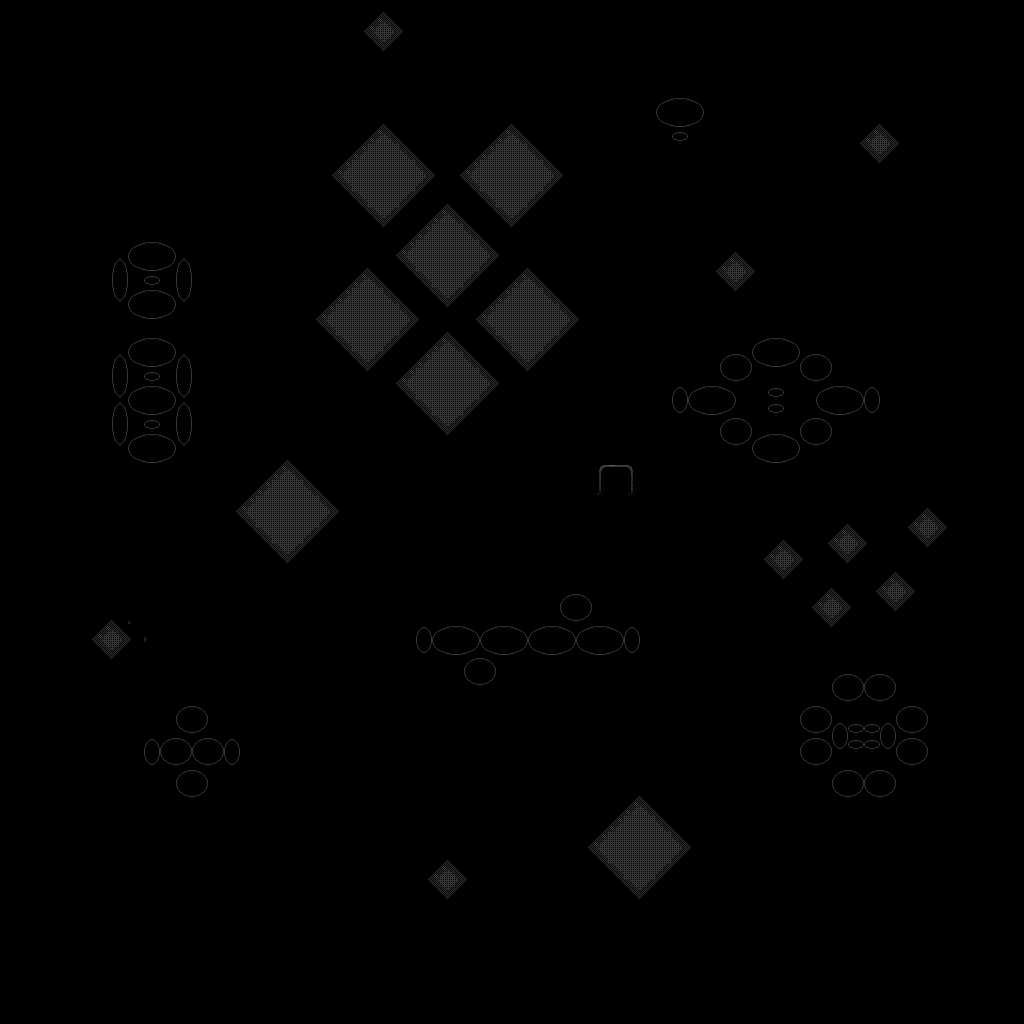

A 2D game scene composited from a Tiled map and its tileset images. What follows is a short description and the map's XML, with each tile layer's data collapsed to a summary:
An orthogonal 64x64 tile map with 16x16 px tiles, 2 tile layers (floor, above), 2 tilesets and 3 objects.

<map version="1.10" tiledversion="1.10.2" orientation="orthogonal" renderorder="right-down" width="64" height="64" tilewidth="16" tileheight="16" infinite="0" backgroundcolor="#000000" nextlayerid="4" nextobjectid="5">
 <properties>
  <property name="looping" type="bool" value="true" />
  <property name="music" value="res/audio/music/valenada.ogg" />
  <property name="music_speed" type="float" value="0.25" />
  <property name="music_volume" type="float" value="0.5" />
  <property name="tint" value="0,0,0,240" />
 </properties>
 <tileset firstgid="1" source="loops.tsx" />
 <tileset firstgid="57" source="entity/nexus_doors.tsx" />
 <layer id="1" name="floor" width="64" height="64">
  <data>[4096 cells, 666 non-empty, 33 distinct tile ids]</data>
 </layer>
 <objectgroup id="2" name="entities">
  <object id="1" gid="29" x="448" y="128" width="16" height="16">
   <properties>
    <property name="file" value="res/data/entity/loops/lighten.json" />
   </properties>
  </object>
  <object id="3" gid="69" x="208" y="96" width="16" height="32">
   <properties>
    <property name="collider">{
	"x": 0,
	"y": 16,
	"w": 16,
	"h": 16
}</property>
    <property name="file" value="res/data/entity/entrances/nexus_door.json" />
    <property name="height" type="int" value="0" />
    <property name="solid" type="bool" value="true" />
    <property name="start_frame" type="int" value="12" />
    <property name="walk_behind" type="bool" value="true" />
    <property name="warp_map" value="nexus.tmx" />
    <property name="warp_x" type="int" value="3" />
    <property name="warp_y" type="int" value="11" />
   </properties>
  </object>
  <object id="4" gid="29" x="608" y="496" width="16" height="16">
   <properties>
    <property name="draw" type="bool" value="false" />
    <property name="file" value="res/data/entity/entrances/walk_warp.json" />
    <property name="warp_map" value="metal.tmx" />
    <property name="warp_x" type="int" value="6" />
    <property name="warp_y" type="int" value="10" />
   </properties>
  </object>
 </objectgroup>
 <layer id="3" name="above" width="64" height="64">
  <properties>
   <property name="height" type="int" value="1" />
  </properties>
  <data>[4096 cells, 3 non-empty, 3 distinct tile ids]</data>
 </layer>
</map>
